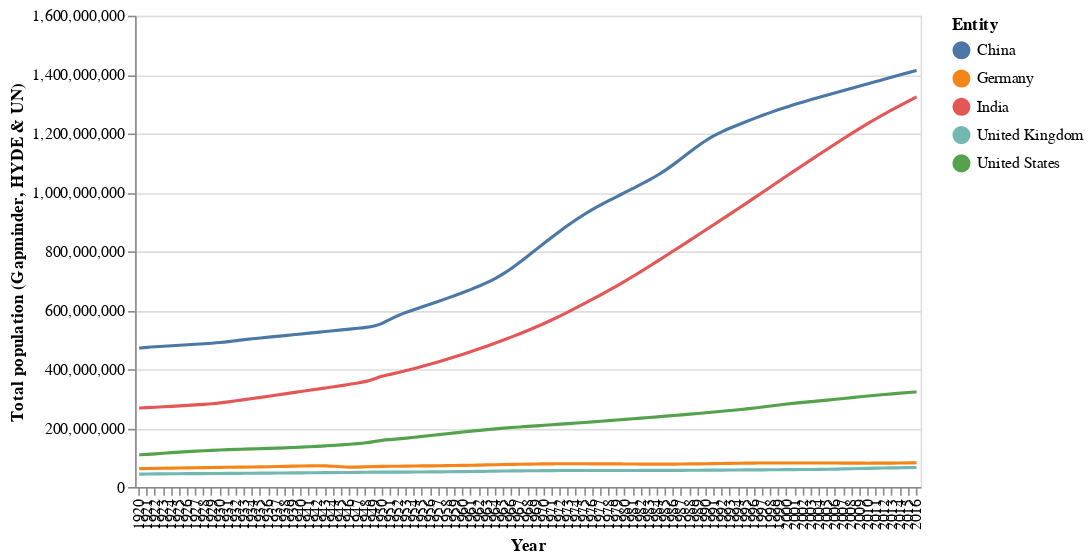

The cell this chart's notebook holds for it:
### Code cell
# Create a selection that chooses the nearest point & selects based on Year
nearest = alt.selection(type='single', nearest=True, on='mouseover',
                        fields=['Year'], empty='none')

# creates the base for the line chart for each country
line = alt.Chart(all_countries).mark_line(interpolate='basis').encode(
    x='Year:O',
    y='Total population (Gapminder, HYDE & UN):Q',
    color='Entity:N'
)

# allows the cursor to showcase the year of a data point
selectors = alt.Chart(all_countries).mark_point().encode(
    x='Year:O',
    opacity=alt.value(0),
).add_selection(
    nearest
)

# adds in the data points (population for each country)
points = line.mark_point().encode(
    opacity=alt.condition(nearest, alt.value(1), alt.value(0))
)

# adds labels to the data points to showcase population for that year 
text = line.mark_text(align='left', dx=5, dy=-5).encode(
    text=alt.condition(nearest, 'Total population (Gapminder, HYDE & UN):Q', alt.value(' '))
)

# adds a rule
rules = alt.Chart(all_countries).mark_rule(color='lightblue').encode(
    x='Year:O',
).transform_filter(
    nearest
)

# combine all layers together
alt.layer(
    line, selectors, points, rules, text
).properties(
    width=500, height=300
)

### Figure 1 — Vega-Lite specification as saved in the notebook (floating-point values rounded to 4 significant figures; data arrays with more than 128 entries replaced by an {"elided": "..."} marker saying what was removed)
{"config": {"view": {"continuousWidth": 300, "continuousHeight": 300}}, "layer": [{"mark": {"type": "line", "interpolate": "basis"}, "encoding": {"color": {"field": "Entity", "type": "nominal"}, "x": {"field": "Year", "type": "ordinal"}, "y": {"field": "Total population (Gapminder, HYDE & UN)", "type": "quantitative"}}}, {"mark": {"type": "point"}, "encoding": {"opacity": {"value": 0}, "x": {"field": "Year", "type": "ordinal"}}, "name": "view_1"}, {"mark": {"type": "point"}, "encoding": {"color": {"field": "Entity", "type": "nominal"}, "opacity": {"condition": {"param": "param_1", "value": 1, "empty": false}, "value": 0}, "x": {"field": "Year", "type": "ordinal"}, "y": {"field": "Total population (Gapminder, HYDE & UN)", "type": "quantitative"}}}, {"mark": {"type": "rule", "color": "lightblue"}, "encoding": {"x": {"field": "Year", "type": "ordinal"}}, "transform": [{"filter": {"param": "param_1", "empty": false}}]}, {"mark": {"type": "text", "align": "left", "dx": 5, "dy": -5}, "encoding": {"color": {"field": "Entity", "type": "nominal"}, "text": {"condition": {"param": "param_1", "empty": false, "field": "Total population (Gapminder, HYDE & UN)", "type": "quantitative"}, "value": " "}, "x": {"field": "Year", "type": "ordinal"}, "y": {"field": "Total population (Gapminder, HYDE & UN)", "type": "quantitative"}}}], "data": {"name": "data-271770044c16a50e9c55f6f9de061ba1"}, "height": 300, "params": [{"name": "param_1", "select": {"type": "point", "fields": ["Year"], "nearest": true, "on": "mouseover"}, "views": ["view_1"]}], "width": 500, "$schema": "https://vega.github.io/schema/vega-lite/v5.14.1.json", "datasets": {"data-271770044c16a50e9c55f6f9de061ba1": {"elided": "485 records"}}}
